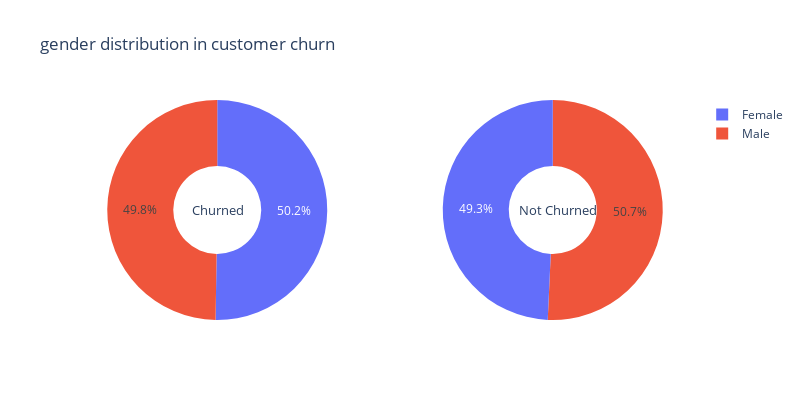

Notebook code for this chart:
### Code cell
feature_pie("gender")

### Figure 1 — Plotly figure (JSON) as saved in the notebook; plotly's stock layout.template omitted (floating-point values rounded to 4 significant figures)
{"data": [{"domain": {"x": [0, 0.45], "y": [0, 1]}, "hole": 0.4, "hoverinfo": "skip", "labels": ["Female", "Male"], "type": "pie", "values": [939, 930]}, {"domain": {"x": [0.55, 1], "y": [0, 1]}, "hole": 0.4, "hoverinfo": "skip", "labels": ["Male", "Female"], "type": "pie", "values": [2619, 2544]}], "layout": {"annotations": [{"font": {"size": 13}, "showarrow": false, "text": "Churned", "x": 0.18, "y": 0.5}, {"font": {"size": 13}, "showarrow": false, "text": "Not Churned", "x": 0.85, "y": 0.5}], "height": 400, "title": {"text": "gender distribution in customer churn"}, "width": 800}}
